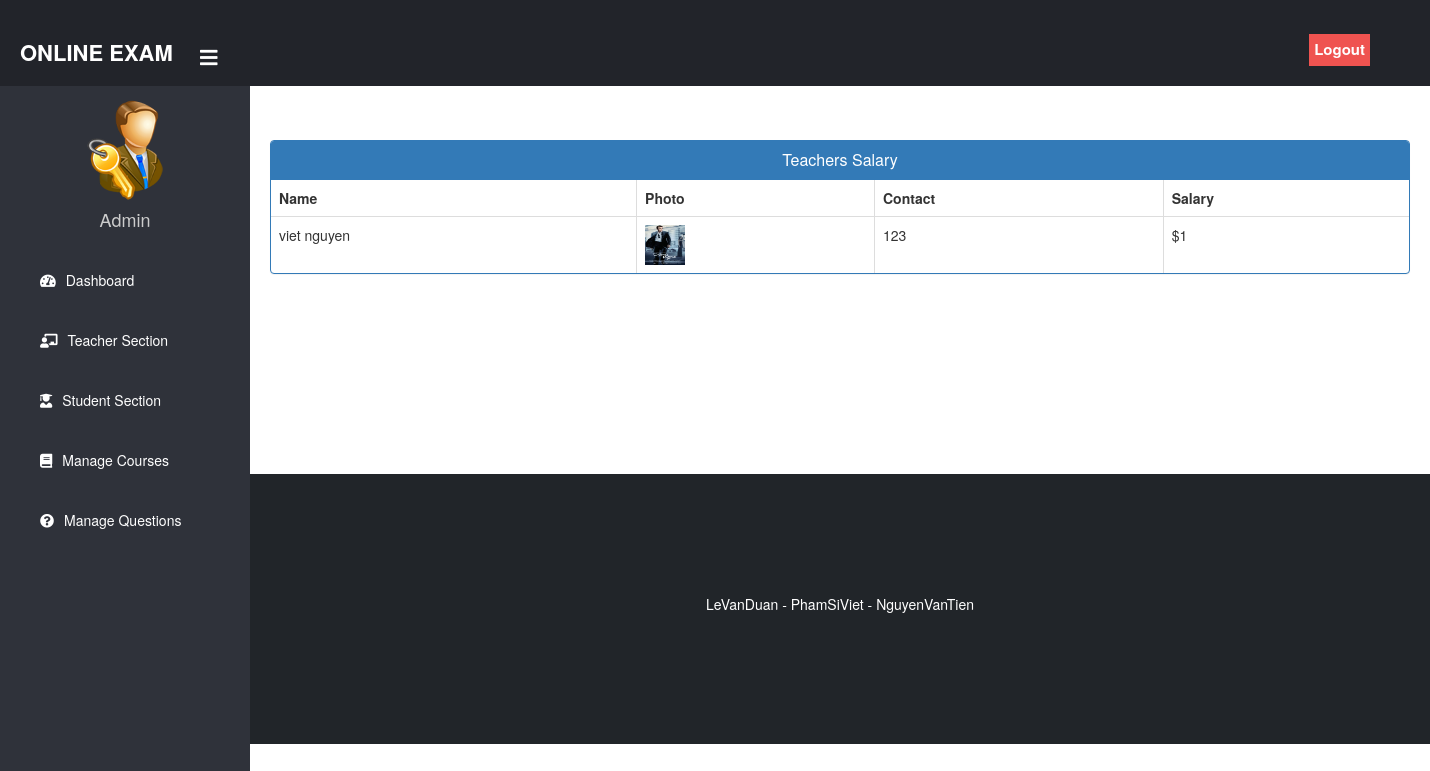
The page /admin-view-teacher-salary (signed in) on the database as committed earlier.
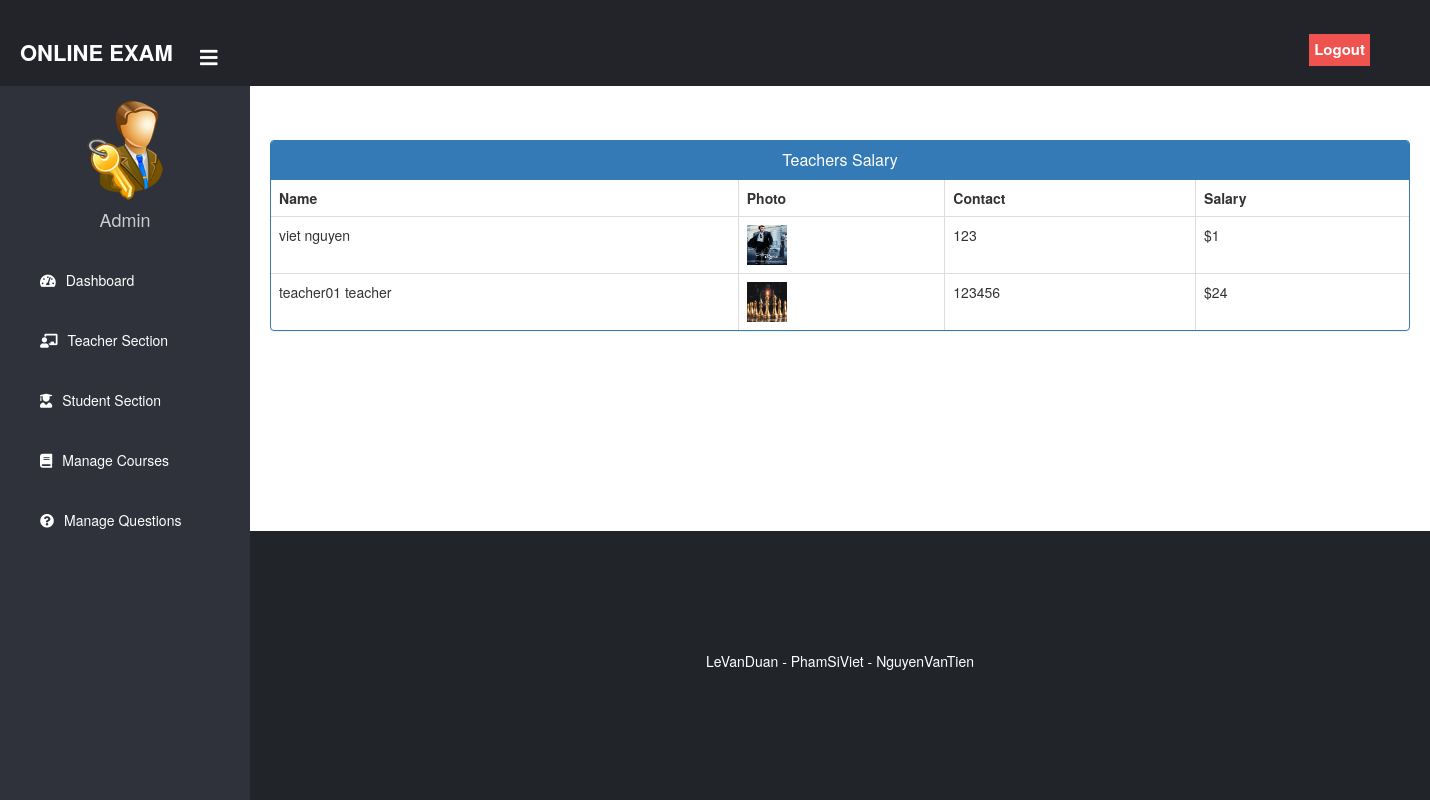
The same page on the database as committed later.
### teacher/models.py (models this page shows, shortened)
class Teacher(models.Model):
    user=models.OneToOneField(User,on_delete=models.CASCADE)
    profile_pic= models.ImageField(upload_to='profile_pic/Teacher/',null=True,blank=True)
    address = models.CharField(max_length=40)
    mobile = models.CharField(max_length=20,null=False)
    status= models.BooleanField(default=False)
    salary=models.PositiveIntegerField(null=True)
    @property
    def get_name(self):
        return self.user.first_name+" "+self.user.last_name

### exam/views.py (the view)
# urls.py: path('admin-view-teacher-salary', views.admin_view_teacher_salary_view,name='admin-view-teacher-salary'),
@login_required(login_url='adminlogin')
def admin_view_teacher_salary_view(request):
    teachers= TMODEL.Teacher.objects.all().filter(status=True)
    return render(request,'exam/admin_view_teacher_salary.html',{'teachers':teachers})

### templates/exam/admin_view_teacher_salary.html (shortened to what this page needs)
{% extends 'exam/adminbase.html' %}
{% block content %}
{%load static%}
<head>
  <link href="//netdna.bootstrapcdn.com/bootstrap/3.0.0/css/bootstrap.min.css" rel="stylesheet" id="bootstrap-css">
</head>
<br><br>
<div class="container">
  <div class="panel panel-primary">
    <div class="panel-heading">
      <h6 class="panel-title">Teachers Salary</h6>
    </div>
    <table class="table table-hover table-bordered" id="dev-table">
      <thead>
        <tr>
          <th>Name</th>
          <th>Photo</th>
          <th>Contact</th>
          <th>Salary</th>
        </tr>
      </thead>
      {% for t in teachers %}
      <tr>
        <td> {{t.get_name}}</td>
        <td> <img src="{% static t.profile_pic.url %}" alt="Profile Pic" height="40px" width="40px" /></td>
        <td>{{t.mobile}}</td>
        <td>${{t.salary}}</td>
        </tr>
      {% endfor %}
    </table>
  </div>
</div>
<br><br><br><br><br><br>
{% endblock content %}

Rows that differ between the two databases and show on the page:
added Teacher: get_name "teacher01 teacher", profile_pic (picture), mobile "123456", salary "24"
